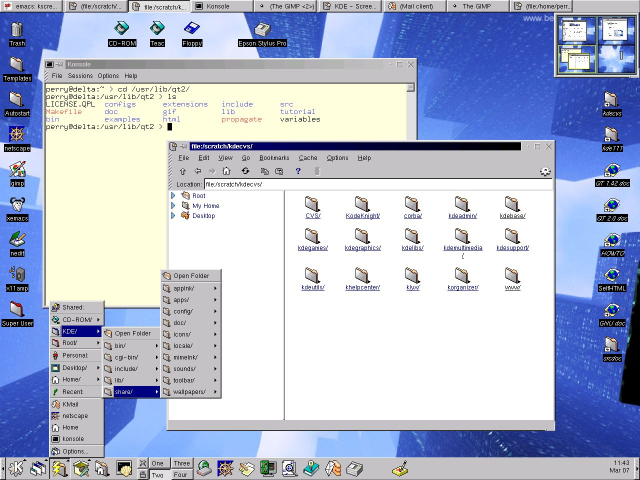
#> input picture tools/sources/kde1.jpg, 1280 x 960 px (shown at 1/2 size)
$ python convert.py sources/kde1.jpg out.png
#> lines starting #> are read from the running program, lines starting #| are printed output that depends on the picture
#!/usr/bin/env python3
"""Converts a picture to the 1-bit bitmap the wallpaper flies over.

    convert.py input.png output.png [--width N] [--gamma G] [--sharpen PCT] [--threshold]

Mid-tones become an ordered (Bayer) dither, which reads as a regular grid of
tiles; --threshold gives plain black and white instead. The wallpaper can also
convert a picture on its own at run time; this script only gives finer control.
"""
import argparse

from PIL import Image, ImageFilter, ImageOps

BAYER4 = [
    [0, 8, 2, 10],
    [12, 4, 14, 6],
    [3, 11, 1, 9],
    [15, 7, 13, 5],
]


def convert(src, width=None, gamma=1.0, sharpen=120, threshold=False):
#> called with src = 'sources/kde1.jpg', gamma = 1, sharpen = 120, threshold = False
    img = Image.open(src).convert("L")
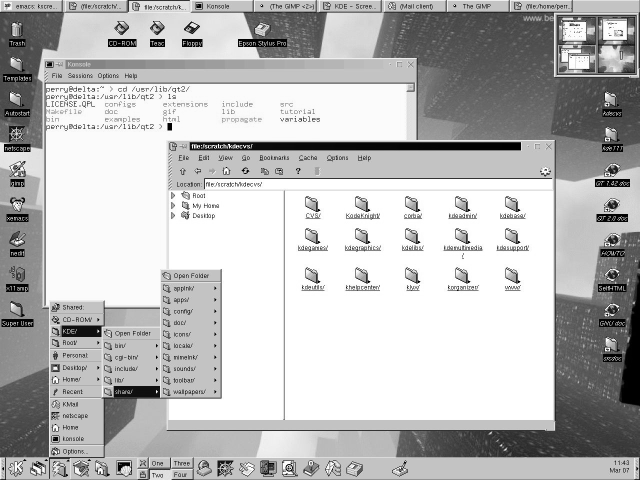
#> img: PIL image 1280x960 L (shown at 1/2 size); min 0, max 255, mean 186.9
    if width and width != img.width:
        img = img.resize((width, round(img.height * width / img.width)), Image.LANCZOS)
    if sharpen:
        img = img.filter(ImageFilter.UnsharpMask(radius=2, percent=sharpen, threshold=2))
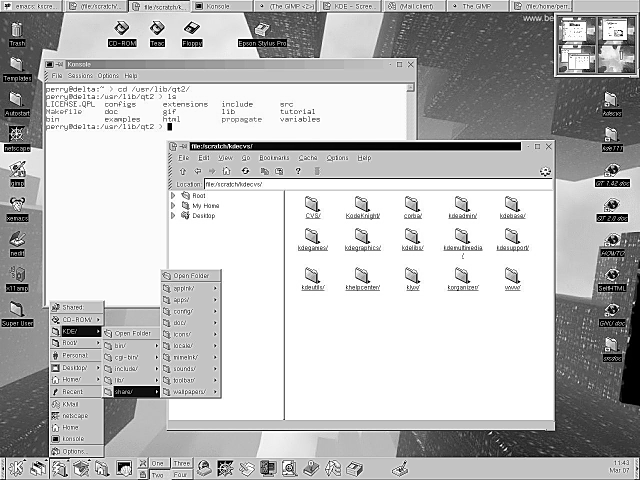
#> img: PIL image 1280x960 L (shown at 1/2 size); min 0, max 255, mean 188.4
    img = ImageOps.autocontrast(img, cutoff=1)
    lut = [round(255 * (i / 255) ** (1 / gamma)) for i in range(256)]
    img = img.point(lut)

    out = Image.new("1", img.size, 1)
#> out: PIL image 1280x960 1; every value is 1
    src_px, out_px = img.load(), out.load()
    for y in range(img.height):
        for x in range(img.width):
            limit = 127.5 if threshold else (BAYER4[y % 4][x % 4] + 0.5) * 255 / 16
            out_px[x, y] = 1 if src_px[x, y] > limit else 0
    return out


if __name__ == "__main__":
    ap = argparse.ArgumentParser(description=__doc__, formatter_class=argparse.RawDescriptionHelpFormatter)
    ap.add_argument("input")
    ap.add_argument("output")
    ap.add_argument("--width", type=int, help="resize to this many cells across")
    ap.add_argument("--gamma", type=float, default=1.0, help="above 1 lightens mid-tones, below 1 darkens")
    ap.add_argument("--sharpen", type=int, default=120, help="unsharp mask strength, percent; 0 to disable")
    ap.add_argument("--threshold", action="store_true", help="plain black and white, no dither")
    args = ap.parse_args()
    convert(args.input, args.width, args.gamma, args.sharpen, args.threshold).save(args.output, optimize=True)
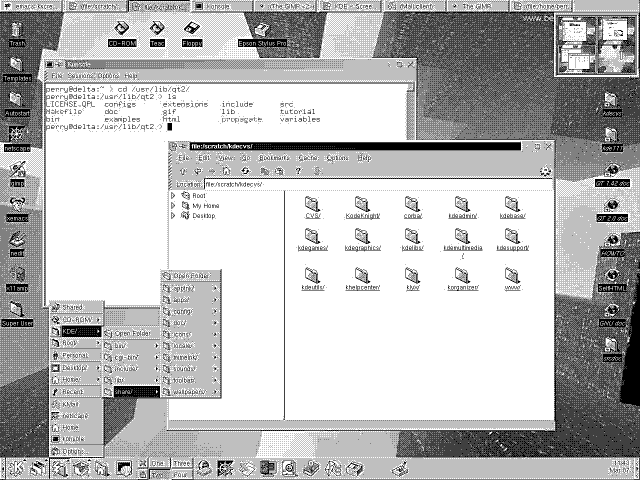
#> saved as out.png: PIL image 1280x960 1 (shown at 1/2 size); 73.9% white; black in thin lines or dots
